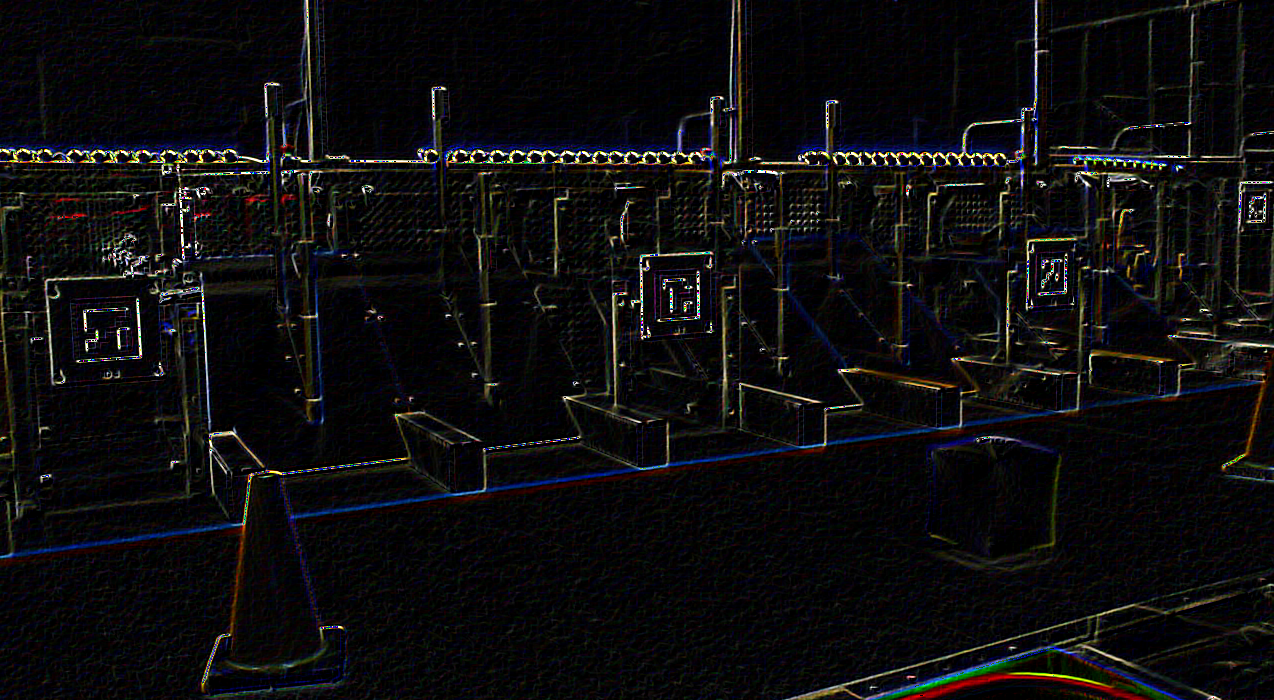
#> input picture Cone and Cube detector/edgedetection.png, 1274 x 700 px
$ python -i functions.py   (imports and definitions only)
#> lines starting #> are read from the running program, lines starting #| are printed output that depends on the picture; after the words box and inside, x2 and y2 are one past the last pixel; in counts of white or black regions, pixels touching at a corner belong together
#> further down, picture is the input picture: shape (700, 1274, 3); mean B, G, R 14.5, 13.3, 14.1
import cv2
import numpy as np
import math
import re

lower_yellow=np.array([0,0,0])

higher_yellow=np.array([40,255,255])
# [36 lines left out: functions maskGenerator1, calibrateCone, not called in this run]
    #sort from highest to lowest


    #looks at the center pixels
def maskGenerator2(img,lower_color,higher_color):

    #bgr math
    # img==cv2.blur(img, (5,5))
    b,g,r=cv2.split(img)
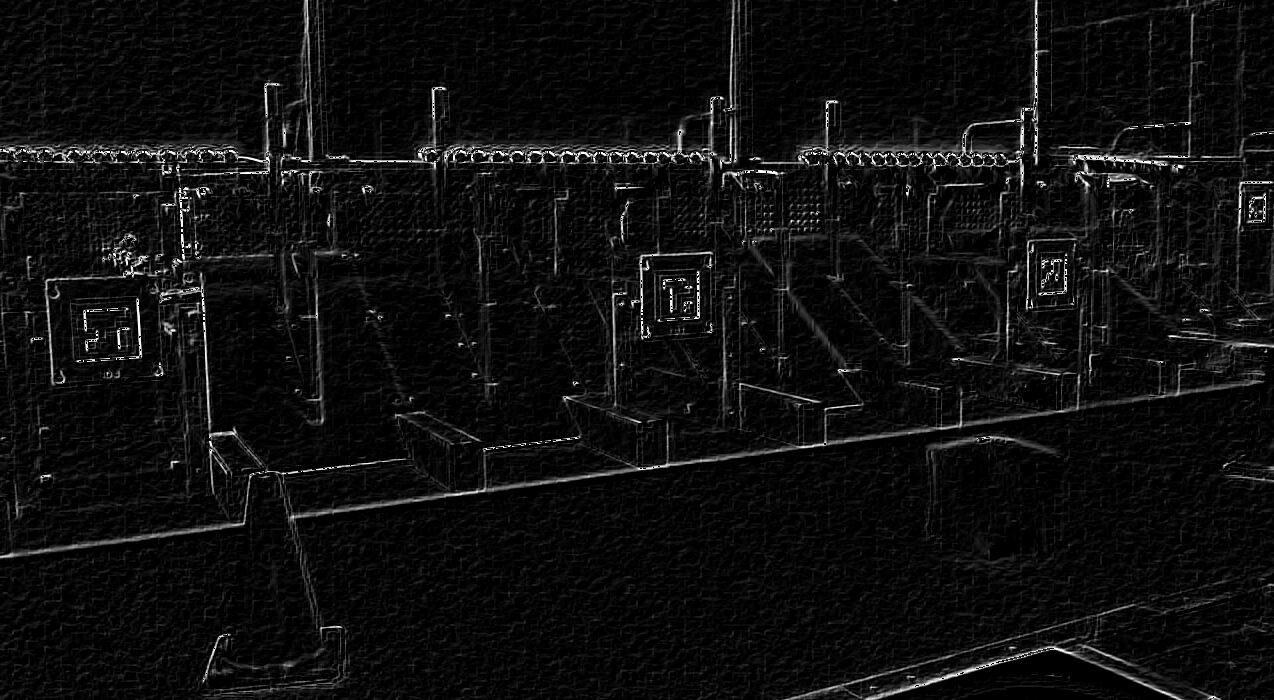
#> b: shape (700, 1274); min 0, max 255, mean 14.5
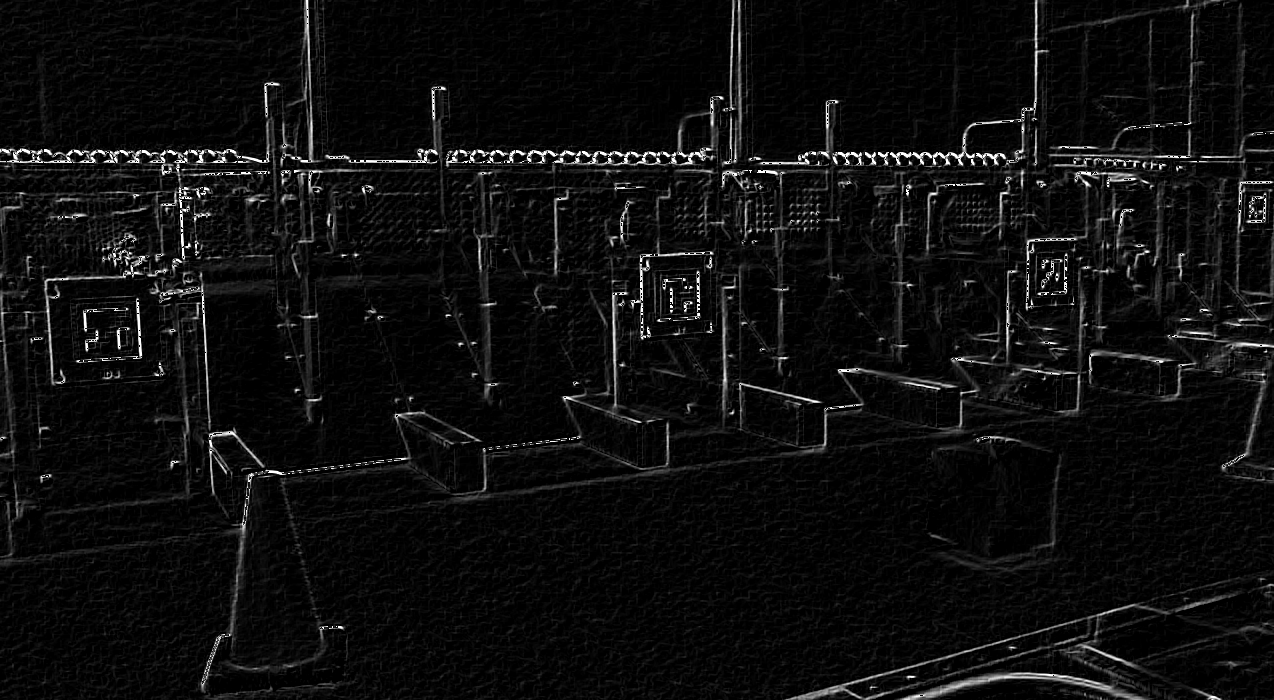
#> r: shape (700, 1274); min 0, max 255, mean 14.1
    diff = cv2.subtract(g, b)
    ret, maska = cv2.threshold(diff, 8, 255, cv2.THRESH_BINARY)
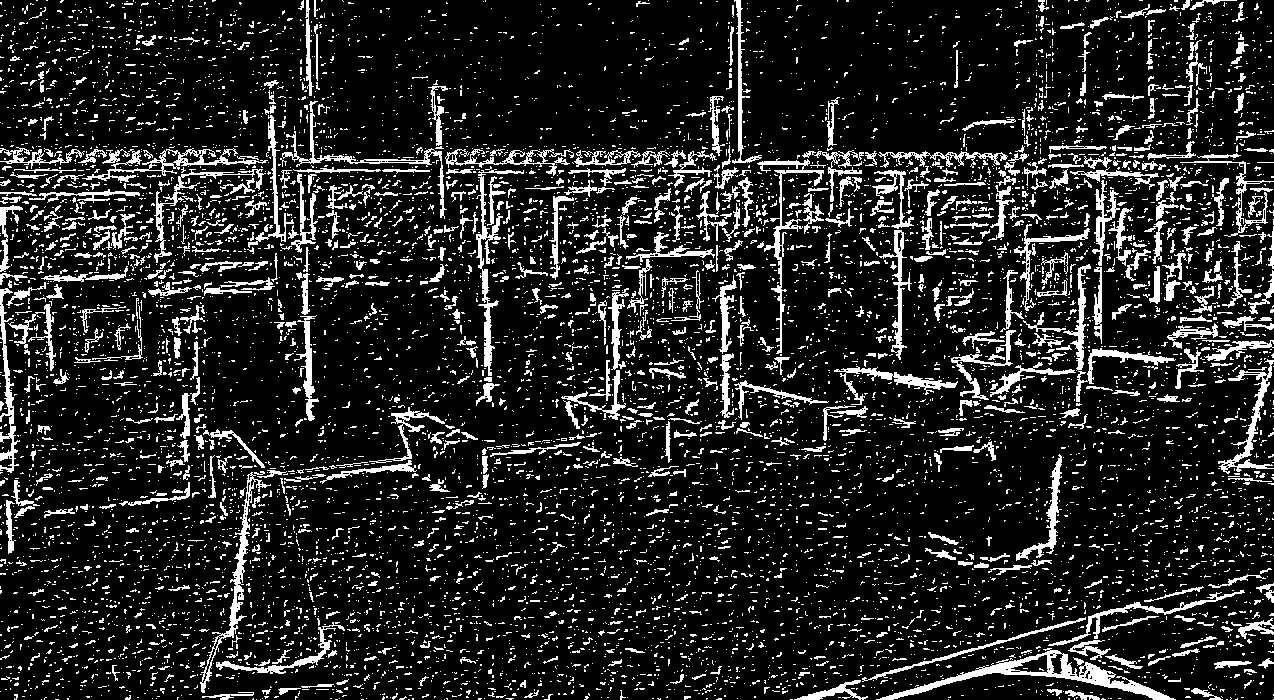
#> maska: shape (700, 1274); 14.1% white; 9139 white regions (8196 under 20 px), largest, box (x1, y1, x2, y2) and area: (876, 648, 1176, 700) 2754, (200, 472, 271, 693) 1437, (476, 169, 524, 376) 1420

    kernel1=cv2.getStructuringElement(cv2.MORPH_CROSS,(3,3))

    #ret,maska = cv2.threshold(maska, 28, 255, cv2.THRESH_BINARY)
    # maska=cv2.dilate(maska,kernel1,iterations=5)

    maska=cv2.erode(maska,kernel1,iterations=5)
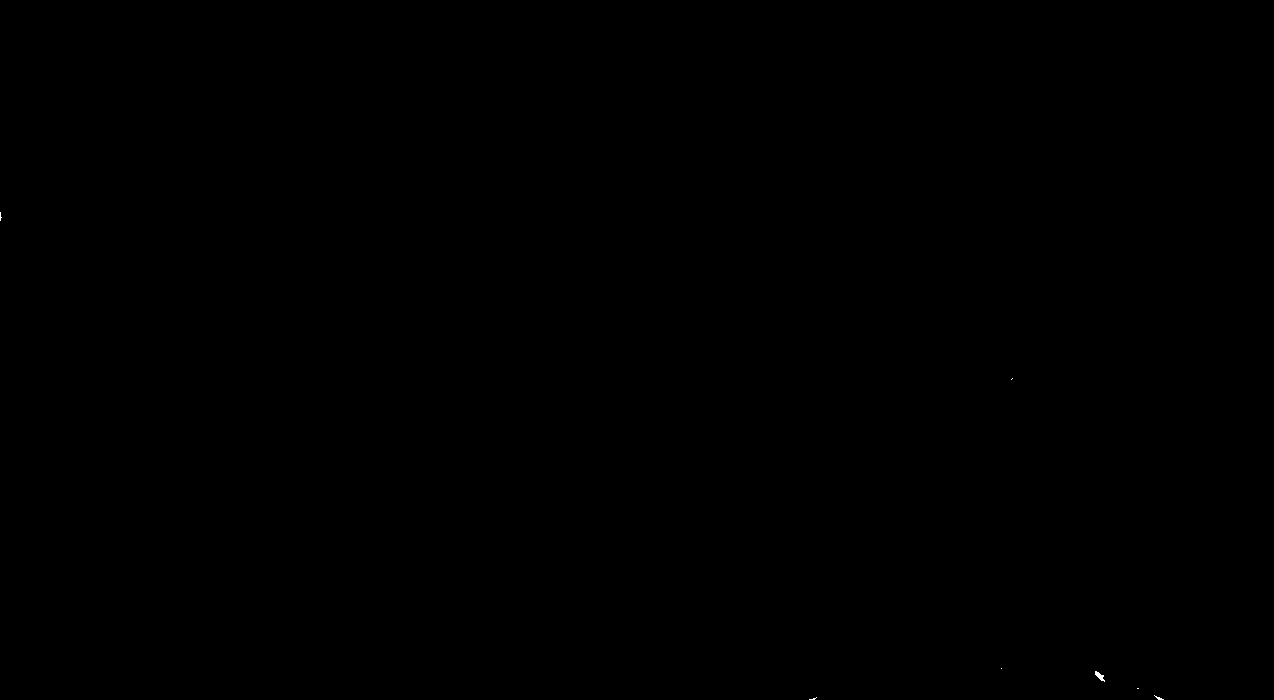
#> maska: shape (700, 1274); 0.01% white; 7 white regions (6 under 20 px), largest, box (x1, y1, x2, y2) and area: (1095, 671, 1105, 682) 50
    img=cv2.cvtColor(img,cv2.COLOR_BGR2HSV)
#> img: shape (700, 1274, 3); mean H, S, V 74.4, 181.6, 21.7
    maskb=cv2.inRange(img,lower_color,higher_color)
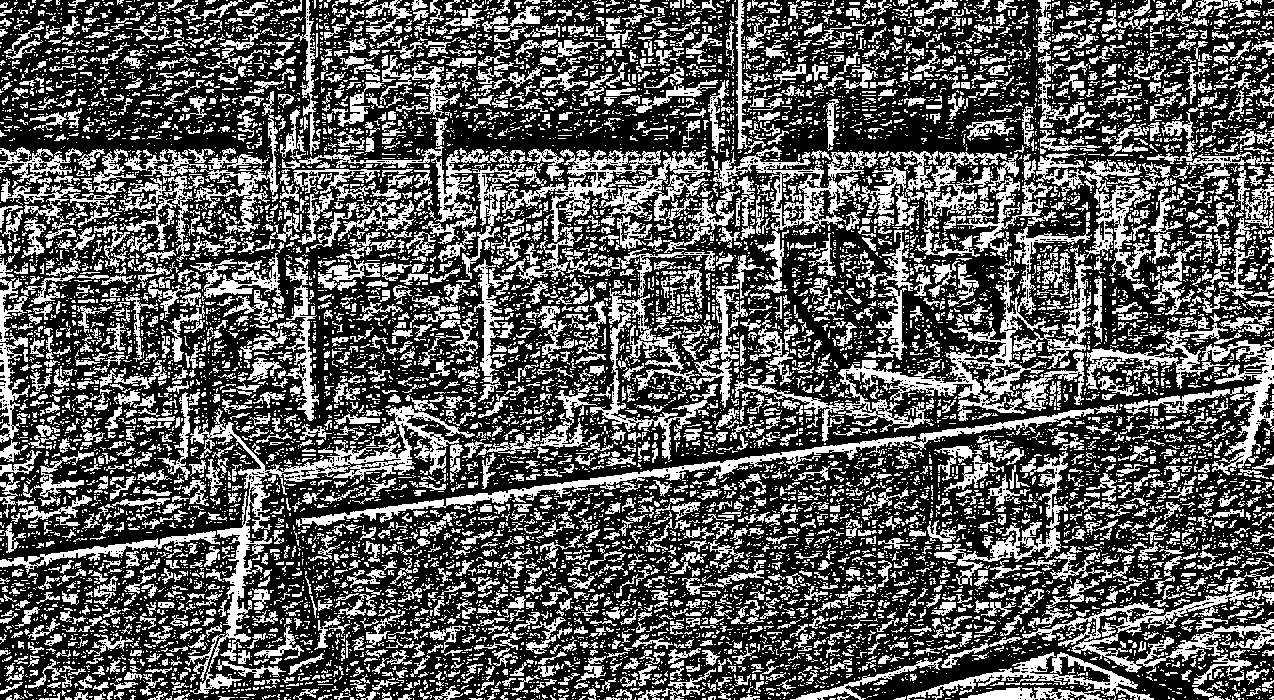
#> maskb: shape (700, 1274); 35.6% white; 12277 white regions (9659 under 20 px), largest, box (x1, y1, x2, y2) and area: (734, 227, 1092, 442) 7948, (185, 405, 475, 694) 7910, (296, 404, 1118, 527) 6033
    # maskb=cv2.dilate(maskb,kernel1,iterations=1)
    maskab = cv2.bitwise_and(maska, maskb)
#> maskab: shape (700, 1274); 0% white in thin lines or dots, all inside (x1, y1, x2, y2) = (0, 212, 1104, 700)
    # maska=cv2.dilate(maska,kernel1,iterations=1)
    radius = 5
    ksize = 2 * radius + 1
    #maskab=cv2.GaussianBlur(maskab, (radius, radius), radius)
    # # hsv double check

    # maska = cv2.Canny(maska,100,200)
    return maskab

# [23 lines of commented-out code are left out]

# [12 lines left out: function circularmask, not called in this run]


# [10 lines of commented-out code are left out]

def findContours(mask):
    contours,hierarchy=cv2.findContours(mask,cv2.RETR_TREE,cv2.CHAIN_APPROX_SIMPLE)
#> contours = 4 contours, all with area under 20
    contours=[cv2.convexHull(contour) for contour in contours]
    filtered_contours = []
    for contour in contours:
        box= cv2.minAreaRect(contour)
        points = cv2.boxPoints(box)
        asint = np.int0(points)
        if len(asint) > 0:
            c, dimensions, angle= cv2.minAreaRect(contour)
            width,height = dimensions
            if  width != 0 and height != 0 and width/height >= 0.4 and width/height <= 1.8 :
                filtered_contours.append(contour)
#> this loop made 4 passes
#> (contour, points, asint, c, angle, width, height) on passes 1, 4: ([[814, 699], [809, 699], [816, 697]], [[809.4, 700.3], [809, 699], [816, 697], [816.4, 698.3]], [[809, 700], [809, 698], [816, 696], [816, 698]], (812.7, 698.7), -15.95, 7.28, 1.37), ([[1, 217], [0, 220], [0, 212]], [[1, 220], [-2.45e-16, 220], [0, 212], [1, 212]], [[1, 220], [0, 220], [0, 212], [1, 212]], (0.5, 216), -90, 8, 1)
#> (asint, c, angle, width, height) on pass 3: ([[1011, 379], [1011, 379], [1012, 378], [1012, 378]], (1011.5, 378.5), -45, 1.41, 0)
#> after the loop, filtered_contours = []

    return filtered_contours


# [12 lines left out: functions find_biggest_contour, find_center_and_draw_center_and_contour_of_target, not called in this run]

'''prototype'''
# [84 lines left out: functions angle_between, smallest_angle_vertex, polygon, find_angle, find_cube, not called in this run]

def find_cone(frame):
    angle_final = 200
    mask2=maskGenerator2(frame,lower_yellow,higher_yellow)
    contours2=findContours(mask2)
#> contours2 = []
    if len(contours2) >0:
        biggest_contour2=find_biggest_contour(contours2)
        area2=cv2.contourArea(biggest_contour2)
        if area2 >= 1600:
            center2=find_center_and_draw_center_and_contour_of_target(frame,biggest_contour2)
            approx = polygon(center2,biggest_contour2,frame)
            angle_final=find_angle(approx,frame,center2)
            return True,angle_final
    return False,angle_final

>>> import cv2
>>> picture = cv2.imread('../Cone and Cube detector/edgedetection.png')
>>> result = find_cone(picture)
#> result = (False, 200)
